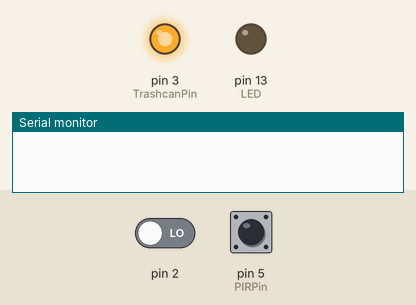
Simulated run of this sketch. Board: Arduino Uno, built with avr-gcc and run on an emulated ATmega328P. Shown: output pins drawn as LEDs (lit = HIGH), the last lines printed to the serial monitor. The test bench sets the inputs (shaded band); at power-on: pin 2 LOW, pin 5 (PIRPin) LOW.

Above: at 1.2 s.
1.3 s: pin 2 driven HIGH
At 2.4 s:
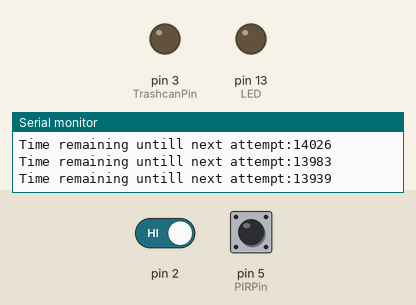
2.8 s: pin 5 (PIRPin) driven HIGH
4.4 s: pin 2 driven LOW and pin 5 (PIRPin) driven LOW
7.4 s: pin 5 (PIRPin) driven HIGH
10.4 s: pin 5 (PIRPin) pulsed LOW 2 times (0.12 s each, 0.3 s apart)
Timing chart, 0 to 13.4 s (numbered marks = the images above; inputs shaded):
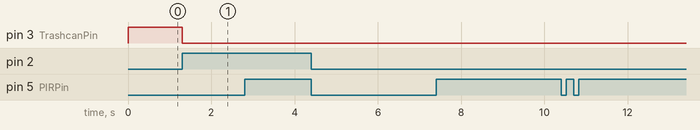

Measured:
- after the input at 1.3 s, pin 3 (TrashcanPin): HIGH → LOW at once

The sketch:

TRYOUT_millisHallInterrupt2.ino
```cpp
// Tried out the Interrupt function. Maybe RISING would have been better. In the main code using different method now. Might revert back to Interrupts if the sensor reading are not update   quick enough.

int TrashcanPin = 3;
int LED = 13; // onboard LED pin
int PIRPin = 5; // PIR sensor pin
volatile bool bottomReached = false;
bool motionDetected = false;

unsigned long stateStartTime = 0;
unsigned long delayTime = 15000; // Delay time in milliseconds
enum TrashcanState { CLOSING, CLOSED, OPENING, OPEN };

TrashcanState currentState = CLOSING;

void setup() {
  Serial.begin(9600);
  pinMode(LED, OUTPUT); // LED Pin Output
  pinMode(TrashcanPin, OUTPUT);
  pinMode(PIRPin, INPUT);
  attachInterrupt(digitalPinToInterrupt(2), hallSensorInterrupt, HIGH); // Hall sensor interrupt on pin D2
}

void loop() {
  // Read motion sensor state


  switch (currentState) {
    case CLOSING:
      digitalWrite(LED, LOW); // LED off
      analogWrite(TrashcanPin, 255);
      if (bottomReached) {
        bottomReached = false;
        currentState = CLOSED;
        stateStartTime = millis();
      }
      break;

    case CLOSED:
      analogWrite(TrashcanPin, 0);
      motionDetected =digitalRead(PIRPin);
      if (motionDetected){
        stateStartTime = millis();
        Serial.println("Motion Detected! Resetting Timer.");
      }
      Serial.print("Time remaining untill next attempt:");
      Serial.println(delayTime + stateStartTime - millis());
      if (millis() - stateStartTime >= delayTime) {
        currentState = OPENING;
        stateStartTime = millis();
      }
      break;

    case OPENING:
    motionDetected = digitalRead(PIRPin);
    if (motionDetected){
              Serial.println("Motion Detected! Closing Again.");
              currentState = CLOSING;
              bottomReached = false;
    } else{
      digitalWrite(LED, HIGH); // LED on
      analogWrite(TrashcanPin, 70);
      bottomReached = false;
    }
          if (millis() - stateStartTime >= 2500) {
        analogWrite(TrashcanPin, 0);
        currentState = OPEN;
        stateStartTime = millis();
      }
      break;

    case OPEN:
      motionDetected = digitalRead(PIRPin);
      if (motionDetected) {
        currentState = CLOSING;
        stateStartTime = millis();
      }
      break;
  }
}

void hallSensorInterrupt() {
    bottomReached = true;
}
```
